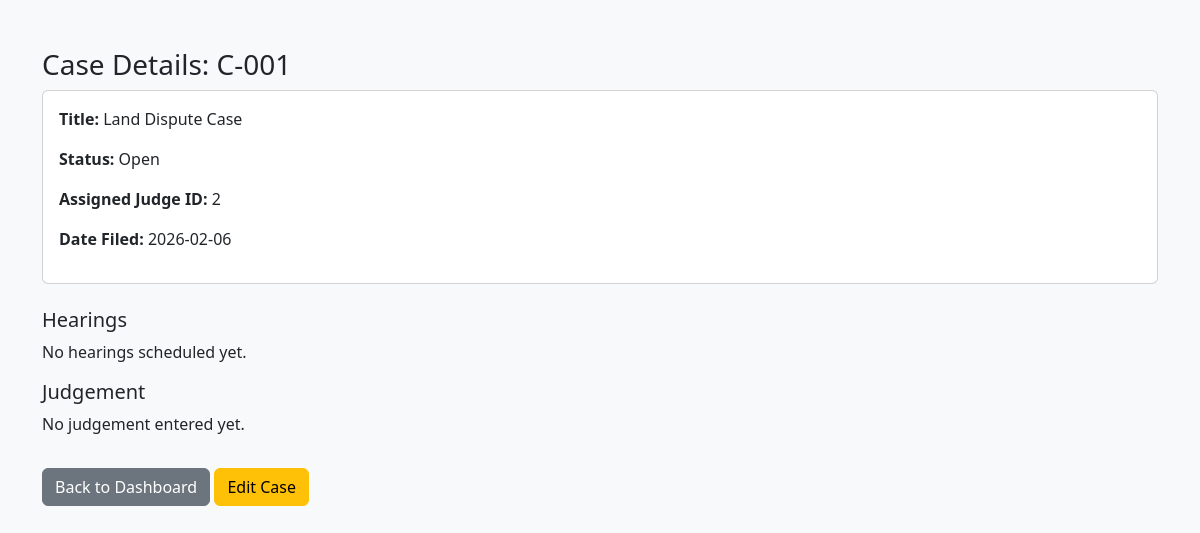
The page /view_case.php?case_id=C-001 (signed in) on the database its author committed.
### tables this page shows
CREATE TABLE `cases` (
  `case_id` varchar(10) NOT NULL,
  `title` varchar(255) DEFAULT NULL,
  `date_filed` date DEFAULT NULL,
  `status` enum('Open','Pending','Closed') DEFAULT 'Open',
  `judge_id` int(11) DEFAULT NULL,
  `created_by` int(11) DEFAULT NULL,
  `created_at` timestamp NOT NULL DEFAULT current_timestamp(),
  `updated_at` datetime DEFAULT NULL
);

### view_case.php (the view, shortened to what this page needs)
<?php
require_once("connect.php");
$case_id = $_GET['case_id'] ?? '';
$caseQuery = mysqli_query($conn, "SELECT * FROM cases WHERE case_id = '$case_id'");
$case = mysqli_fetch_assoc($caseQuery);
$hearingsQuery = mysqli_query($conn, "SELECT * FROM hearings WHERE case_id='$case_id' ORDER BY hearing_date DESC");
$judgementQuery = mysqli_query($conn, "SELECT * FROM judgements WHERE case_id='$case_id'");
$judgement = mysqli_fetch_assoc($judgementQuery);
?>
<!DOCTYPE html>
<html lang="en">
<head>
<link href="https://cdn.jsdelivr.net/npm/bootstrap@5.3.2/dist/css/bootstrap.min.css" rel="stylesheet">
</head>
<body class="bg-light">
<div class="container mt-5">
    <h3>Case Details: <?= htmlspecialchars($case['case_id']) ?></h3>
    <div class="card mb-4">
        <div class="card-body">
            <p><strong>Title:</strong> <?= htmlspecialchars($case['title']) ?></p>
            <p><strong>Status:</strong> <?= htmlspecialchars($case['status']) ?></p>
            <p><strong>Assigned Judge ID:</strong> <?= htmlspecialchars($case['judge_id']) ?></p>
            <p><strong>Date Filed:</strong> <?= $case['date_filed'] ?></p>
        </div>
    </div>
    <h5>Hearings</h5>
    <?php if(mysqli_num_rows($hearingsQuery) > 0): ?>
        <table class="table table-bordered">
            <thead>
                <tr>
                    <th>Hearing ID</th>
                    <th>Date</th>
                    <th>Court</th>
                </tr>
            </thead>
            <tbody>
            <?php while($h = mysqli_fetch_assoc($hearingsQuery)): ?>
                <tr>
                    <td><?= htmlspecialchars($h['hearing_id']) ?></td>
                    <td><?= $h['hearing_date'] ?></td>
                    <td><?= htmlspecialchars($h['court_name']) ?></td>
                </tr>
            <?php endwhile; ?>
            </tbody>
        </table>
    <?php else: ?>
        <p>No hearings scheduled yet.</p>
    <?php endif; ?>
    <h5>Judgement</h5>
    <?php if($judgement): ?>
        <p><strong>Date:</strong> <?= $judgement['judgement_date'] ?></p>
        <p><strong>Outcome:</strong> <?= htmlspecialchars($judgement['outcome']) ?></p>
        <p><strong>Summary:</strong> <?= nl2br(htmlspecialchars($judgement['summary'])) ?></p>
    <?php else: ?>
        <p>No judgement entered yet.</p>
    <?php endif; ?>
    <a href="judge_panel.php" class="btn btn-secondary mt-3">Back to Dashboard</a>
    <a href="edit_case.php?case_id=<?= urlencode($case['case_id']) ?>" class="btn btn-warning mt-3">Edit Case</a>
</div>
</body>
</html>

### rows shown on the page
cases: case_id "C-001", title "Land Dispute Case", status "Open", judge "2", date_filed "2026-02-06"
